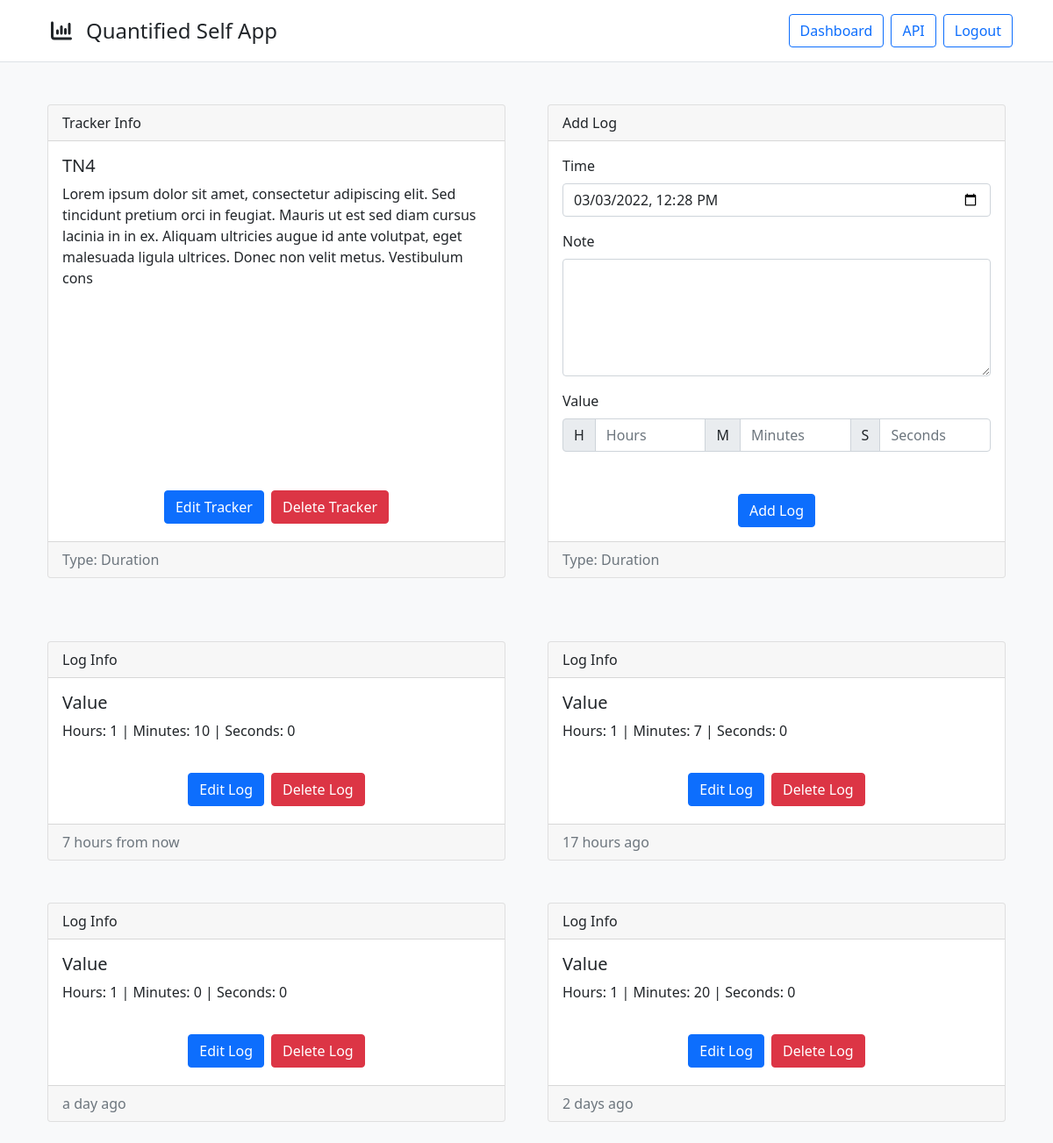
The app's page /trackers/view?id=4 (signed in), older data.
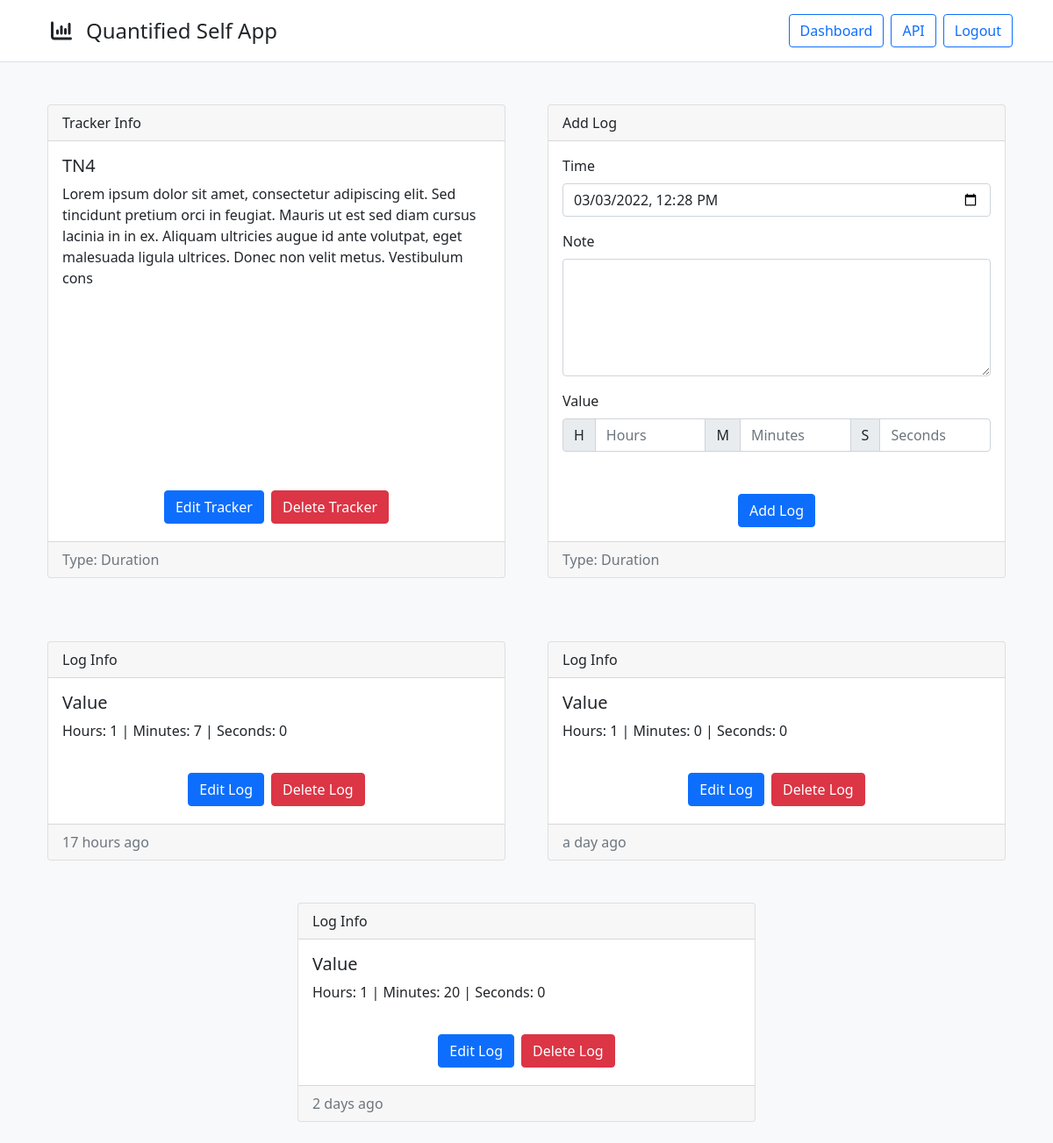
The same page, newer data.
### models/models.py (models this page shows)
class TrackerModel(db.Model):
    __tablename__ = "trackers"
    t_id = db.Column(db.Integer(), primary_key=True)
    t_name = db.Column(db.String(64), nullable=False)
    t_desc = db.Column(db.String(256))
    t_type = db.Column(db.Integer(), db.ForeignKey("tracker_types.tt_id", ondelete="CASCADE"), nullable=False)
    t_user = db.Column(db.Integer(), db.ForeignKey("users.id", ondelete="CASCADE"), nullable=False)
    t_type_name = db.relationship("TrackerTypes", uselist=False)
    t_unit = db.relationship("TrackerUnit", cascade="all, delete", uselist=False)
    t_options = db.relationship("TrackerOptions", cascade="all, delete")
    t_logs = db.relationship("TrackerLogs", order_by="desc(TrackerLogs.tl_time)", cascade="all, delete")

class TrackerTypes(db.Model):
    __tablename__ = "tracker_types"
    tt_id = db.Column(db.Integer(), primary_key=True, autoincrement=True)
    tt_name = db.Column(db.String(64), unique=True, nullable=False)

class TrackerLogs(db.Model):
    __tablename__ = "tracker_logs"
    tl_id = db.Column(db.Integer(), primary_key=True, autoincrement=True)
    tl_time = db.Column(db.DateTime(), nullable=False)
    tl_note = db.Column(db.String(256))
    tl_tracker = db.Column(db.Integer(), db.ForeignKey("trackers.t_id", ondelete="CASCADE"), nullable=False)
    tl_vals = db.relationship("TrackerValues", cascade="all, delete")

class TrackerValues(db.Model):
    __tablename__ = "tracker_vals"
    tv_id = db.Column(db.Integer(), primary_key=True, autoincrement=True)
    tv_val = db.Column(db.Numeric(10, 2), nullable=False)
    tv_log = db.Column(db.Integer(), db.ForeignKey("tracker_logs.tl_id", ondelete="CASCADE"), nullable=False)

### views/views.py (the view, shortened to what this page needs)
@app.route("/trackers/view", methods=["GET", "POST"])
@login_required
def trackers_view():
    t_id = request.args.get("id", "")
    if not (t_id.isdigit()):
        flash("Invalid Tracker", "danger")
        return redirect("/trackers")
    t_id = int(t_id)
    tracker = TrackerModel.query.filter(TrackerModel.t_id == t_id, TrackerModel.t_user == current_user.id).first()
    if not tracker:
        flash("Invalid Tracker", "danger")
        return redirect("/trackers")
    options = {x.to_id: x.to_name for x in tracker.t_options}
    return render_template("trackers/view.html", user=current_user, tracker=tracker, options=options)

### auth/auth.py (called while the page is built)
@login.user_loader
def load_user(id):
    return UserModel.query.get(int(id))

### templates/filters/filters.py (called while the page is built)
@app.template_filter()
def pretty_datetime(datetime):
    return naturaltime(datetime)

### templates/trackers/view.html (shortened to what this page needs)
<!DOCTYPE html>
<html lang="en">
    <head>
        <link rel="stylesheet" href="{{ url_for('static', filename='css/bootstrap.min.css')}}">
        <link rel="stylesheet" href="{{ url_for('static', filename='css/fontawesome.all.min.css')}}">
        <link rel="stylesheet" href="{{ url_for('static', filename='css/tracker_view.css')}}">
    </head>
    <body class="bg-light">
        {% include 'components/navbar.html' %}
        <div class="container">
            <div class="row equal mt-4">
                <div class="col-sm-12 col-md-12 col-lg-6 col-xl-6 d-flex justify-content-center p-4">
                    <div class="card flex-fill">
                        <div class="card-header">Tracker Info</div>
                        <div class="card-body">
                            <h5 class="card-title">{{ tracker.t_name }}</h5>
                            <p class="card-text">{{ tracker.t_desc }}</p>
                        </div>
                        <div class="card-body d-flex justify-content-center align-items-end">
                            <a href="/trackers/edit?id={{ tracker.t_id }}" class="btn btn-primary m-1">Edit Tracker</a>
                            <form action="" method="POST" style="display: inline;">
                                <button type="submit" class="btn btn-danger m-1">Delete Tracker</button>
                            </form>
                        </div>
                        <div class="card-footer text-muted">
                            <span>Type: {{ tracker.t_type_name.tt_name }}</span>
                        </div>
                    </div>
                </div>
                <div class="col-sm-12 col-md-12 col-lg-6 col-xl-6 d-flex justify-content-center p-4">
                    <div class="card flex-fill">
                        <form action="" method="POST" style="width: 100%;">
                            <div class="card-header">Add Log</div>
                            <div class="card-body">
                                <div class="mb-3">
                                    <label for="tl_time" class="form-label">Time</label>
                                    <input type="datetime-local" class="form-control" id="tl_time" name="tl_time" required>
                                </div>
                                <div class="mb-3">
                                    <label for="tl_note" class="form-label">Note</label>
                                    <textarea rows="5" class="form-control" id="tl_note" name="tl_note" maxlength="256"></textarea>
                                </div>
                                {% if tracker.t_type_name.tt_name == "Boolean" %}
                                <label for="tl_val" class="form-label">Value</label>
                                <div class="mb-3">
                                    <select id="tl_val" name="tl_val" class="form-select" required>
                                        <option value="1" selected>Yes</option>
                                        <option value="0">No</option>
                                    </select>
                                </div>
                                {% elif tracker.t_type_name.tt_name == "Integer" %}
                                <label for="tl_val" class="form-label">Value</label>
                                <div class="input-group mb-3">
                                    <input type="number" step="1" id="tl_val" name="tl_val" class="form-control" aria-describedby="tl_unit" required>
                                    <span class="input-group-text" id="tl_unit">{{ tracker.t_unit.tu_name }}</span>
                                </div>
                                {% elif tracker.t_type_name.tt_name == "Decimal" %}
                                <label for="tl_val" class="form-label">Value</label>
                                <div class="input-group mb-3">
                                    <input type="number" step="0.01" id="tl_val" name="tl_val" class="form-control" aria-describedby="tl_unit" required>
                                    <span class="input-group-text" id="tl_unit">{{ tracker.t_unit.tu_name }}</span>
                                </div>
                                {% elif tracker.t_type_name.tt_name == "Duration" %}
                                <label class="form-label">Value</label>
                                <div class="input-group mb-3">
                                    <span class="input-group-text">H</span>
                                    <input type="number" step="1" min="0" max="100" id="tl_val_h" name="tl_val_h" class="form-control" placeholder="Hours" required>
                                    <span class="input-group-text">M</span>
                                    <input type="number" step="1" min="0" max="59" id="tl_val_m" name="tl_val_m" class="form-control" placeholder="Minutes" required>
                                    <span class="input-group-text">S</span>
                                    <input type="number" step="1" min="0" max="59" id="tl_val_s" name="tl_val_s" class="form-control" placeholder="Seconds" required>
                                </div>
                                {% endif %}
                            </div>
                            <div class="card-body d-flex justify-content-center align-items-end">
                                <button type="submit" class="btn btn-primary">Add Log</button>
                            </div>
                            <div class="card-footer text-muted">
                                <span>Type: {{ tracker.t_type_name.tt_name }}</span>
                            </div>
                        </form>
                    </div>
                </div>
            </div>
        </div>
        <div class="container">
            <div class="row equal d-flex justify-content-center mt-4">
                {% for log in tracker.t_logs %}
                <div class="col-sm-12 col-md-12 col-lg-6 col-xl-6 d-flex justify-content-center p-4">
                    <div class="card flex-fill">
                        <div class="card-header">Log Info</div>
                        <div class="card-body">
                            <h5 class="card-title">
                                {% if tracker.t_type_name.tt_name == "Multi Select" %}
                                Values
                                {% else %}
                                Value
                                {% endif %}
                            </h5>
                            <div class="card-text">
                                {% for val in log.tl_vals %}
                                <div>
                                    {% if tracker.t_type_name.tt_name == "Boolean" %}
                                        {% if val.tv_val | int == 1 %}
                                        Yes
                                        {% elif val.tv_val | int == 0 %}
                                        No
                                        {% endif %}
                                    {% elif tracker.t_type_name.tt_name == "Integer" %}
                                        {{ val.tv_val | int }} {{ tracker.t_unit.tu_name }}
                                    {% elif tracker.t_type_name.tt_name == "Decimal" %}
                                        {{ val.tv_val | round(2) }} {{ tracker.t_unit.tu_name }}
                                    {% elif tracker.t_type_name.tt_name == "Duration" %}
                                        Hours: {{ val.tv_val // 3600 }} | Minutes: {{ (val.tv_val % 3600) // 60 }} | Seconds: {{ (val.tv_val % 60) | int }}
                                    {% elif tracker.t_type_name.tt_name == "Single Select" %}
                                        {{ options[val.tv_val | int] }}
                                    {% elif tracker.t_type_name.tt_name == "Multi Select" %}
                                        {{ options[val.tv_val | int] }}
                                    {% endif %}
                                </div>
                                {% endfor %}
                            </div>
                        </div>
                        <div class="card-body d-flex justify-content-center align-items-end">
                            <a href="/trackers/log/edit?tid={{ tracker.t_id }}&lid={{ log.tl_id }}" class="btn btn-primary m-1">Edit Log</a>
                            <form action="" method="POST" style="display: inline;">
                                <button type="submit" class="btn btn-danger m-1">Delete Log</button>
                            </form>
                        </div>
                        <div class="card-footer text-muted">
                            {{ log.tl_time | pretty_datetime }}
                        </div>
                    </div>
                </div>
                {% endfor %}
            </div>
        </div>
    </body>
</html>

### templates/components/navbar.html
<div style="background-color: white!important; border-bottom: 1px solid #dee2e6!important;">
    <div class="container">
        <header class="d-flex flex-wrap justify-content-center py-3">
            <a href="/" class="d-flex align-items-center mb-3 mb-md-0 me-md-auto text-dark text-decoration-none">
                <i class="fs-4 fa-solid fa-chart-column mx-3"></i>
                <span class="fs-4">Quantified Self App</span>
            </a>
            <ul class="nav nav-pills">
                {% if user.is_authenticated %}
                <li class="nav-item"><a href="/dashboard" class="btn btn-outline-primary mx-1">Dashboard</a></li>
                <li class="nav-item"><a href="/api" class="btn btn-outline-primary mx-1">API</a></li>
                <li class="nav-item"><a href="/logout" class="btn btn-outline-primary mx-1">Logout</a></li>
                {% else %}
                <li class="nav-item"><a href="/login" class="btn btn-outline-primary mx-1">Login</a></li>
                <li class="nav-item"><a href="/register" class="btn btn-outline-primary mx-1">Register</a></li>
                {% endif %}
            </ul>
        </header>
    </div>
</div>

### static/css/tracker_view.css (style rules this page uses)
.card { transition: transform 0.2s ease; }

Row changes from the older to the newer data that the page shows:
removed TrackerLogs: tl_time|pretty_datetime "7 hours from now"
removed TrackerValues: tv_val "1", (val.tv_val%3600)//60 "10", (val.tv_val%60)|int "0", shown under "7 hours from now"
